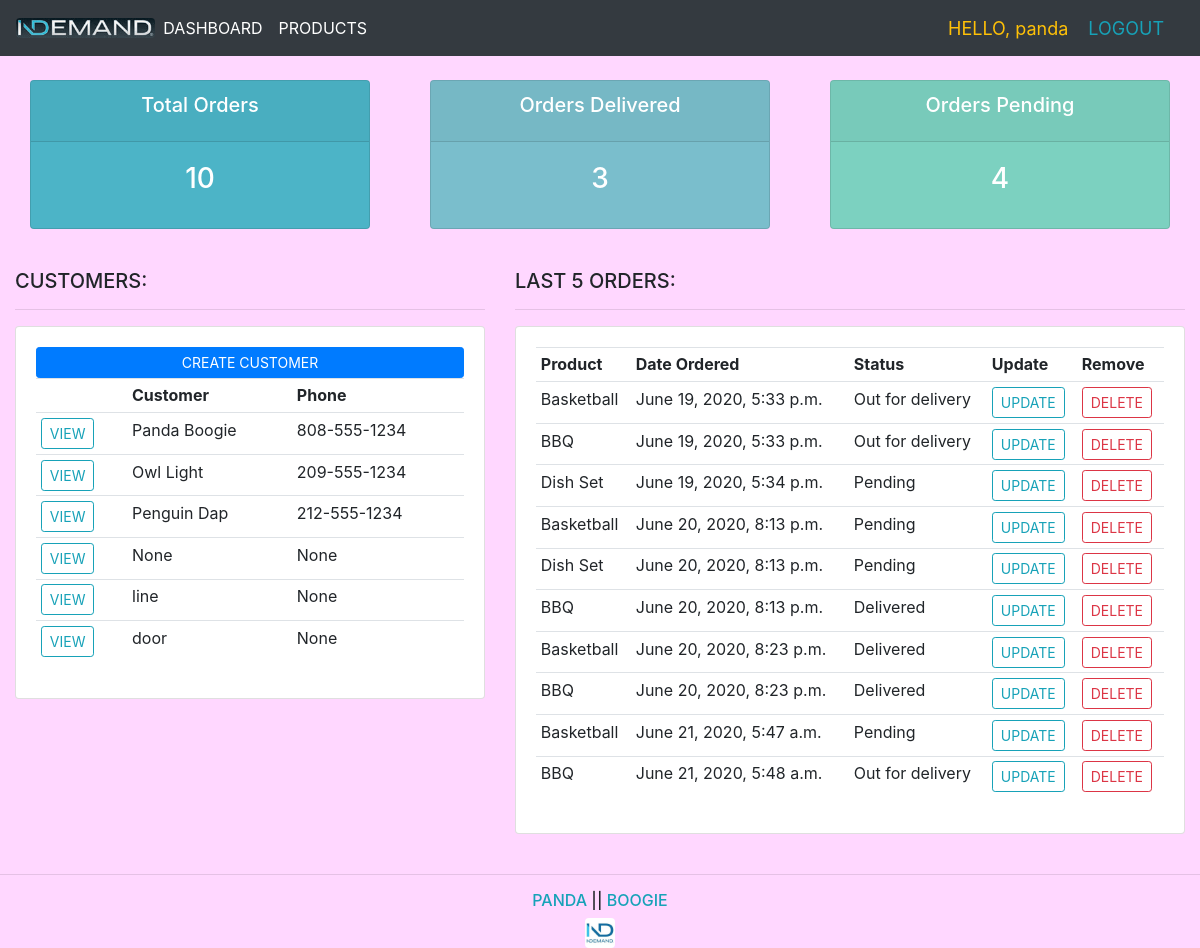
The app's page / (signed in) with its own data.
### accounts/models.py (models this page shows, shortened)
class Customer(models.Model):
    user = models.OneToOneField(User, null=True, blank=True, on_delete=models.CASCADE)
    name = models.CharField(max_length=200, null=True)
    phone = models.CharField(max_length=200, null=True)
    email = models.CharField(max_length=200, null=True)
    profile_pic = models.ImageField(default='logo2.png', null=True, blank=True)
    date_created = models.DateTimeField(auto_now_add=True, null=True)

class Order(models.Model):
    STATUS = (
        ('Pending', 'Pending'),
        ('Out for delivery', 'Out for delivery'),
        ('Delivered', 'Delivered'),
    )
    customer = models.ForeignKey(Customer, null=True, on_delete=models.SET_NULL)
    product = models.ForeignKey(Product, null=True, on_delete=models.SET_NULL)
    date_created = models.DateTimeField(auto_now_add=True, null=True)
    status = models.CharField(max_length=200, null=True, choices=STATUS)
    note = models.CharField(max_length=1000, null=True)

class Product(models.Model):
    CATEGORY = (
        ('Indoor', 'Indoor'),
        ('Out Door', 'Out Door'),
    )
    name = models.CharField(max_length=200, null=True)
    price = models.FloatField(null=True)
    category = models.CharField(max_length=200, null=True, choices=CATEGORY)
    description = models.CharField(max_length=200, null=True, blank=True)
    date_created = models.DateTimeField(auto_now_add=True, null=True)
    tags = models.ManyToManyField(Tag)
    def __str__(self):
        return self.name

### accounts/decorators.py (the view)
    def wrapper_func(request, *args, **kwargs):
        group = None
        if request.user.groups.exists():
            group = request.user.groups.all()[0].name
        if group == 'customer':
            return redirect('user_page')
        if group == 'admin':
            return view_func(request, *args, **kwargs)

### accounts/views.py (called while the page is built)
@login_required(login_url='login')
@admin_only
def home(request):
    orders = Order.objects.all()
    customers = Customer.objects.all()
    total_customers = customers.count()
    total_orders = orders.count()
    delivered = orders.filter(status='Delivered').count()
    pending = orders.filter(status='Pending').count()
    context = {
        'orders': orders,
        'customers': customers,
        'total_orders': total_orders,
        'total_customers': total_customers,
        'delivered': delivered,
        'pending': pending
    }
    return render(request, 'accounts/dashboard.html', context)

### accounts/templates/accounts/dashboard.html (shortened to what this page needs)
{% extends 'accounts/main.html' %}
{% block content %}
{% include 'accounts/status.html' %}
<br/>
<div class="row">
	<div class="col-md-5">
		<h5>CUSTOMERS:</h5>
		<hr/>
		<div class="card card-body">
			<a class="btn btn-primary btn-sm btn-block" href="">CREATE CUSTOMER
			</a>
			<table class="table table-sm">
				<tr>
					<th></th>
					<th>Customer</th>
					<th>Phone</th>
				</tr>
				{% for customer in customers %}
					<tr>
						<td><a href="{% url 'customer' customer.id %}" class="btn btn-outline-info btn-sm">VIEW</a></td>
						<td>{{ customer.name }}</td>
						<td>{{ customer.phone }}</td>
					</tr>
				{% endfor %}
			</table>
		</div>
	</div>
	<div class="col-md-7">
		<h5>LAST 5 ORDERS:</h5>
		<hr/>
		<div class="card card-body">
			<table class="table table-sm">
				<tr>
					<th>Product</th>
					<th>Date Ordered</th>
					<th>Status</th>
					<th>Update</th>
					<th>Remove</th>
				</tr>
				{% for order in orders %}
					<tr>
						<td>{{ order.product }}</td>
						<td>{{ order.date_created }}</td>
						<td>{{ order.status }}</td>
						<td><a href="{% url 'update_order' order.id %}" class="btn btn-outline-info btn-sm">UPDATE</a></td>
						<td><a href="{% url 'delete_order' order.id %}" class="btn btn-outline-danger btn-sm">DELETE</a></td>
					</tr>
				{% endfor %}
			</table>
		</div>
	</div>
</div>
{% endblock %}

### accounts/templates/accounts/main.html (shortened to what this page needs)
{% load static %}
<!doctype html>
<html lang="en">
  <head>
    <link rel="stylesheet" href="https://stackpath.bootstrapcdn.com/bootstrap/4.5.0/css/bootstrap.min.css">
    <link rel="stylesheet" type="text/css" href="{% static '/css/main.css' %}">
  </head>
  <body>
    {% include 'accounts/navbar.html' %}
    <div class='container-fluid'>
        {% block content %}
        {% endblock %}
    </div>
    <br/><hr/>
    <div class="container-fluid text-center">
        <h6><span class="text-info">PANDA</span> || <span class="text-info">BOOGIE</span></h6>
        <img src="{% static 'images/logo2.png' %}" class="rounded" height=30>
    </div>
  </body>
</html>

### accounts/templates/accounts/navbar.html (shortened to what this page needs)
{% load static %}
<nav class="navbar navbar-expand-lg navbar-dark bg-dark">
  <img src="{% static 'images/logo4.png' %}" class="rounded" height=20>
  <div class="collapse navbar-collapse" id="navbarNav">
    <ul class="navbar-nav">
      {% if request.user.is_staff %}
        <li class="nav-item active">
          <a class="nav-link" href="{% url 'home' %}">DASHBOARD</a>
        </li>
        <li class="nav-item active">
          <a class="nav-link" href="{% url 'products' %}">PRODUCTS</a>
        </li>
      {% else %}
        <li class="nav-item active">
          <a class="nav-link" href="{% url 'account' %}">SETTINGS</a>
        </li>
      {% endif %}
    </ul>
  </div>
  <span class="text-warning nav-auth-items">HELLO, {{ request.user }}</span>
  <span class="nav-auth-items" ><a class="text-info" href="{% url 'logout' %}">LOGOUT</a></span>
</nav>

### accounts/templates/accounts/status.html
<br>
<div class="row">
	<div class="col">
		<div class="col-md">
			<div class="card text-center text-white  mb-3" id="total-orders">
			  	<div class="card-header">
			  		<h5 class="card-title">Total Orders</h5>
			  	</div>
			  	<div class="card-body">
			    	<h3 class="card-title">{{ total_orders }}</h3>
			  	</div>
			</div>
		</div>
	</div>
	<div class="col">
		<div class="col-md">
			<div class="card text-center text-white  mb-3" id="orders-delivered">
			  	<div class="card-header">
			  		<h5 class="card-title">Orders Delivered</h5>
			  	</div>
			  	<div class="card-body">
			    	<h3 class="card-title">{{delivered}}</h3>
			  	</div>
			</div>
		</div>
	</div>
	<div class="col">
		<div class="col-md">
			<div class="card text-center text-white  mb-3" id="orders-pending">
			  	<div class="card-header">
			  		<h5 class="card-title">Orders Pending</h5>
			  	</div>
			  	<div class="card-body">
			    	<h3 class="card-title">{{pending}}</h3>
			  	</div>
			</div>
		</div>
	</div>
</div>

### static/css/main.css (style rules this page uses)
body { background-color: #FFD7FF; }
#total-orders { background-color: #4cb4c7; }
#orders-delivered { background-color: #7abecc; }
#orders-pending { background-color: #7CD1C0; }
.nav-auth-items { font-size: 18px; margin-right: 20px; }

### records on screen
Customer: name "Panda Boogie", phone "808-555-1234"
Customer: name "Owl Light", phone "209-555-1234"
Customer: name "Penguin Dap", phone "212-555-1234"
Customer: name "None", phone "None"
Customer: name "line", phone "None"
Customer: name "door", phone "None"
Order: product "Basketball", date_created "June 19, 2020, 5:33 p.m.", status "Out for delivery"
Order: product "BBQ", date_created "June 19, 2020, 5:33 p.m.", status "Out for delivery"
Order: product "Dish Set", date_created "June 19, 2020, 5:34 p.m.", status "Pending"
Order: product "Basketball", date_created "June 20, 2020, 8:13 p.m.", status "Pending"
Order: product "Dish Set", date_created "June 20, 2020, 8:13 p.m.", status "Pending"
Order: product "BBQ", date_created "June 20, 2020, 8:13 p.m.", status "Delivered"
Order: product "Basketball", date_created "June 20, 2020, 8:23 p.m.", status "Delivered"
Order: product "BBQ", date_created "June 20, 2020, 8:23 p.m.", status "Delivered"
Order: product "Basketball", date_created "June 21, 2020, 5:47 a.m.", status "Pending"
Order: product "BBQ", date_created "June 21, 2020, 5:48 a.m.", status "Out for delivery"

### other values on screen
{{ request.user }} "panda"
{{ total_orders }} "10"
{{ delivered }} "3"
{{ pending }} "4"
